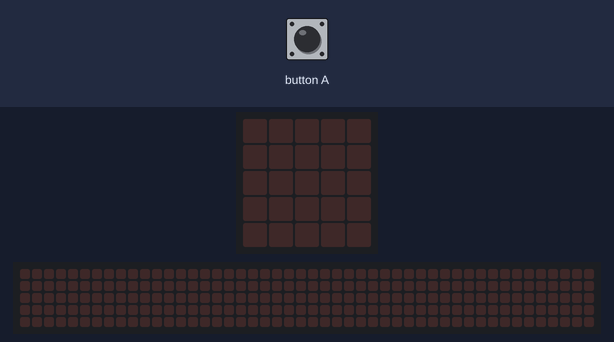
A program run on a simulated BBC micro:bit (MakeCode). Parts: the board's 5×5 LED display, a strip that is not on the board, showing the scrolling text unrolled. The test bench sets the inputs (shaded band). The 48×5 strip is a reading aid, not a part: it shows the text the display is scrolling, unrolled, one strip-width of it at a time.

Above: at 1.2 s.
1.3 s: button A pressed for 0.15 s
At 2.1 s:
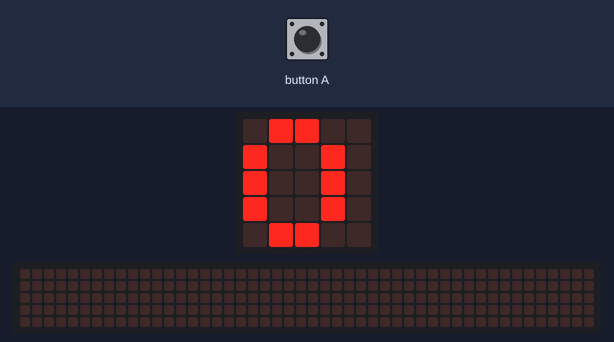
At 12.42 s:
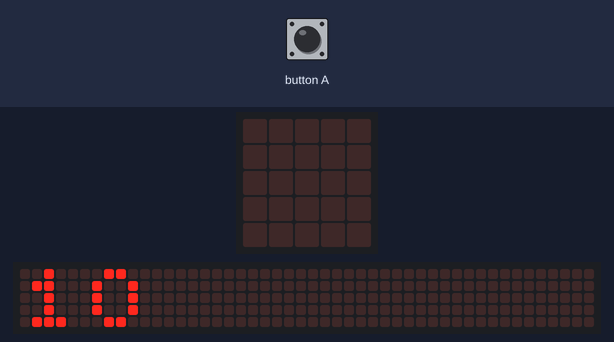
Timing chart, 0 to 13.9 s (numbered marks = the images above; inputs shaded):
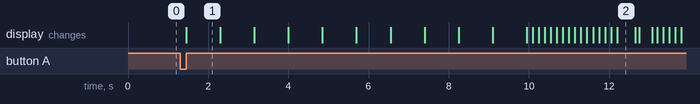

Measured:
- after the input at 1.3 s, the display: changes after 0.15 s (image 1)
- what the display in image 1 shows lasts 0.8 s, from 1.5 s to 2.3 s
- what the display in image 2 shows lasts 0.5 s, from 12.2 s to 12.7 s

The program:

main.ts
```typescript
let inicio = 0
input.onButtonPressed(Button.A, function () {
    inicio = 0
    for (let index = 0; index < 30; index++) {
        basic.showString("" + (inicio))
        inicio += 1
        basic.pause(100)
    }
})
basic.forever(function () {

})
```

test.ts
```typescript
// aquí va el archivo "tests"; esto no se compilará cuando este paquete se utilice como una extensión.
```
